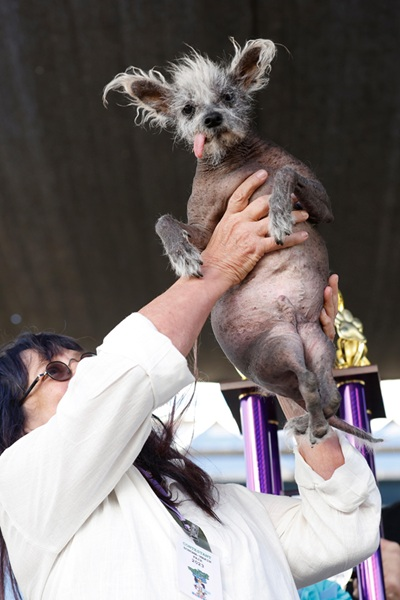
#> input picture ExemploOpenCV/cachorro.jpg, 400 x 600 px
$ python exemplo_rotacao.py
#> lines starting #> are read from the running program, lines starting #| are printed output that depends on the picture
#exemplo_rotacao
import cv2
import numpy as np
import matplotlib.pyplot as plt

imagem = cv2.imread("cachorro.jpg")
#> imagem is the input picture: shape (600, 400, 3); mean B, G, R 115.7, 116.5, 124.1
# Obtém dimensões da imagem
altura, largura = imagem.shape[:2]
#> altura = 600; largura = 400
# Define o centro da imagem para rotação
centro = (largura // 2, altura // 2)
#> centro = (200, 300)
# Gera a matriz de rotação (ângulo de 45°)
matriz_rotacao = cv2.getRotationMatrix2D(centro, 72, 1.0)
# Aplica a rotação
imagem_rotacionada = cv2.warpAffine(imagem, matriz_rotacao,
                                    (largura, altura))
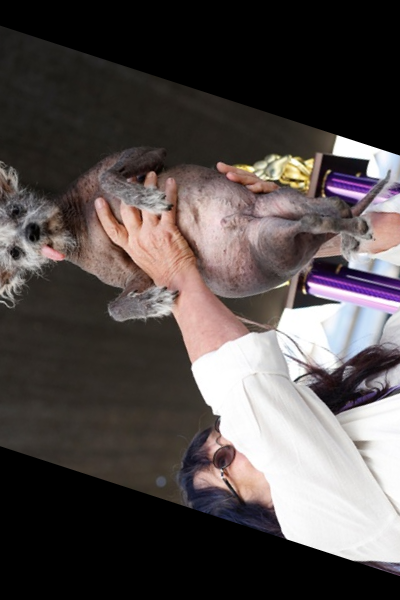
#> imagem_rotacionada: shape (600, 400, 3); mean B, G, R 75.9, 77.1, 84.2
# Converte para RGB e exibe a imagem rotacionada
plt.imshow(cv2.cvtColor(imagem_rotacionada, cv2.COLOR_BGR2RGB))
plt.axis("off")
plt.show()
